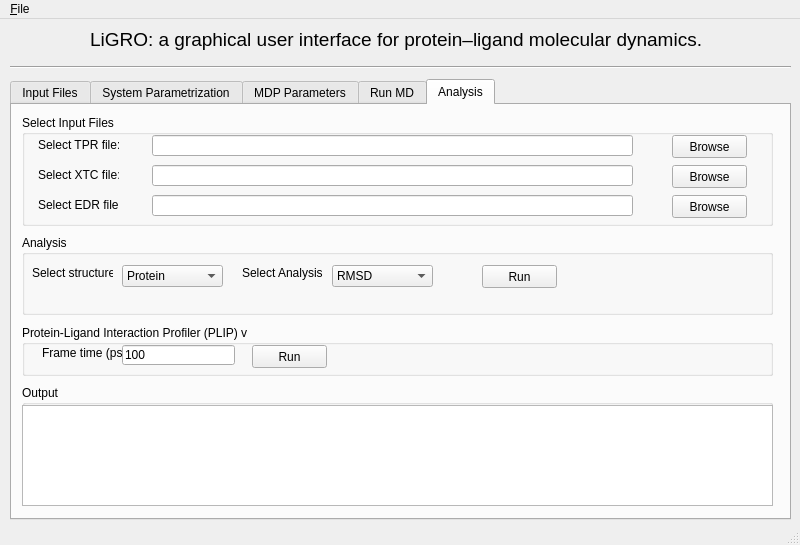
<?xml version="1.0" encoding="UTF-8"?>
<ui version="4.0">
 <class>MainWindo</class>
 <widget class="QMainWindow" name="MainWindo">
  <property name="geometry">
   <rect>
    <x>0</x>
    <y>0</y>
    <width>800</width>
    <height>545</height>
   </rect>
  </property>
  <property name="windowTitle">
   <string>LiGRO v.1.0</string>
  </property>
  <widget class="QWidget" name="centralwidget">
   <widget class="QTabWidget" name="tabWidget">
    <property name="geometry">
     <rect>
      <x>10</x>
      <y>60</y>
      <width>781</width>
      <height>441</height>
     </rect>
    </property>
    <property name="accessibleName">
     <string/>
    </property>
    <property name="currentIndex">
     <number>4</number>
    </property>
    <widget class="QWidget" name="tab">
     <attribute name="title">
      <string>Input Files</string>
     </attribute>
     <widget class="QGroupBox" name="groupBox_3">
      <property name="geometry">
       <rect>
        <x>20</x>
        <y>220</y>
        <width>711</width>
        <height>80</height>
       </rect>
      </property>
      <property name="title">
       <string>Select Ligand MOL2 File</string>
      </property>
      <widget class="QPushButton" name="browse_lig_mol2">
       <property name="geometry">
        <rect>
         <x>550</x>
         <y>40</y>
         <width>75</width>
         <height>23</height>
        </rect>
       </property>
       <property name="text">
        <string>Browse</string>
       </property>
      </widget>
      <widget class="QLineEdit" name="sel_lig_mol2">
       <property name="geometry">
        <rect>
         <x>30</x>
         <y>40</y>
         <width>481</width>
         <height>21</height>
        </rect>
       </property>
      </widget>
     </widget>
     <widget class="QGroupBox" name="groupBox_2">
      <property name="geometry">
       <rect>
        <x>20</x>
        <y>120</y>
        <width>711</width>
        <height>81</height>
       </rect>
      </property>
      <property name="title">
       <string>Select Cofactor MOL2 File</string>
      </property>
      <widget class="QPushButton" name="browse_cof_mol2">
       <property name="geometry">
        <rect>
         <x>550</x>
         <y>40</y>
         <width>75</width>
         <height>23</height>
        </rect>
       </property>
       <property name="text">
        <string>Browse</string>
       </property>
      </widget>
      <widget class="QLineEdit" name="sel_cof_mol2">
       <property name="geometry">
        <rect>
         <x>30</x>
         <y>40</y>
         <width>481</width>
         <height>21</height>
        </rect>
       </property>
      </widget>
     </widget>
     <widget class="QGroupBox" name="groupBox">
      <property name="geometry">
       <rect>
        <x>20</x>
        <y>30</y>
        <width>711</width>
        <height>80</height>
       </rect>
      </property>
      <property name="title">
       <string>Select PDB Files</string>
      </property>
      <widget class="QLineEdit" name="sel_pdb">
       <property name="geometry">
        <rect>
         <x>30</x>
         <y>40</y>
         <width>481</width>
         <height>21</height>
        </rect>
       </property>
      </widget>
      <widget class="QPushButton" name="browse_pdb">
       <property name="geometry">
        <rect>
         <x>550</x>
         <y>40</y>
         <width>75</width>
         <height>23</height>
        </rect>
       </property>
       <property name="text">
        <string>Browse</string>
       </property>
      </widget>
     </widget>
    </widget>
    <widget class="QWidget" name="tab_3">
     <attribute name="title">
      <string>System Parametrization</string>
     </attribute>
     <widget class="QGroupBox" name="groupBox_4">
      <property name="geometry">
       <rect>
        <x>10</x>
        <y>100</y>
        <width>731</width>
        <height>80</height>
       </rect>
      </property>
      <property name="title">
       <string>Ligand / Cofactor Parameters (ACPYPE)</string>
      </property>
      <widget class="QLabel" name="label_4">
       <property name="geometry">
        <rect>
         <x>10</x>
         <y>30</y>
         <width>81</width>
         <height>16</height>
        </rect>
       </property>
       <property name="layoutDirection">
        <enum>Qt::LeftToRight</enum>
       </property>
       <property name="text">
        <string>Charge Method:</string>
       </property>
      </widget>
      <widget class="QComboBox" name="csel_ch_met">
       <property name="geometry">
        <rect>
         <x>110</x>
         <y>30</y>
         <width>69</width>
         <height>22</height>
        </rect>
       </property>
       <item>
        <property name="text">
         <string>bcc</string>
        </property>
       </item>
       <item>
        <property name="text">
         <string>gas</string>
        </property>
       </item>
       <item>
        <property name="text">
         <string>user</string>
        </property>
       </item>
      </widget>
      <widget class="QLabel" name="label_5">
       <property name="geometry">
        <rect>
         <x>190</x>
         <y>30</y>
         <width>61</width>
         <height>16</height>
        </rect>
       </property>
       <property name="text">
        <string>Net Charge:</string>
       </property>
      </widget>
      <widget class="QSpinBox" name="sel_net_ch">
       <property name="geometry">
        <rect>
         <x>260</x>
         <y>30</y>
         <width>42</width>
         <height>22</height>
        </rect>
       </property>
      </widget>
      <widget class="QLabel" name="label_6">
       <property name="geometry">
        <rect>
         <x>320</x>
         <y>30</y>
         <width>61</width>
         <height>16</height>
        </rect>
       </property>
       <property name="text">
        <string>Atom type:</string>
       </property>
      </widget>
      <widget class="QComboBox" name="sel_at_type">
       <property name="geometry">
        <rect>
         <x>380</x>
         <y>30</y>
         <width>69</width>
         <height>22</height>
        </rect>
       </property>
       <item>
        <property name="text">
         <string>gaff</string>
        </property>
       </item>
       <item>
        <property name="text">
         <string>amber</string>
        </property>
       </item>
       <item>
        <property name="text">
         <string>gaff2</string>
        </property>
       </item>
       <item>
        <property name="text">
         <string>amber2</string>
        </property>
       </item>
      </widget>
      <widget class="QLabel" name="label_7">
       <property name="geometry">
        <rect>
         <x>470</x>
         <y>30</y>
         <width>61</width>
         <height>16</height>
        </rect>
       </property>
       <property name="text">
        <string>Multiplicity:</string>
       </property>
      </widget>
      <widget class="QSpinBox" name="sel_mult">
       <property name="geometry">
        <rect>
         <x>530</x>
         <y>30</y>
         <width>42</width>
         <height>22</height>
        </rect>
       </property>
       <property name="value">
        <number>1</number>
       </property>
      </widget>
     </widget>
     <widget class="QGroupBox" name="groupBox_7">
      <property name="geometry">
       <rect>
        <x>10</x>
        <y>10</y>
        <width>731</width>
        <height>80</height>
       </rect>
      </property>
      <property name="title">
       <string>Protein Parameters</string>
      </property>
      <widget class="QLabel" name="label_2">
       <property name="geometry">
        <rect>
         <x>10</x>
         <y>30</y>
         <width>101</width>
         <height>16</height>
        </rect>
       </property>
       <property name="text">
        <string>Select Force Field:</string>
       </property>
      </widget>
      <widget class="QComboBox" name="sel_ff">
       <property name="geometry">
        <rect>
         <x>110</x>
         <y>30</y>
         <width>111</width>
         <height>22</height>
        </rect>
       </property>
       <property name="accessibleName">
        <string/>
       </property>
       <property name="layoutDirection">
        <enum>Qt::LeftToRight</enum>
       </property>
       <property name="currentText">
        <string>AMBER03</string>
       </property>
       <item>
        <property name="text">
         <string>AMBER03</string>
        </property>
       </item>
       <item>
        <property name="text">
         <string>AMBER94</string>
        </property>
       </item>
       <item>
        <property name="text">
         <string>AMBER96</string>
        </property>
       </item>
       <item>
        <property name="text">
         <string>AMBER99</string>
        </property>
       </item>
       <item>
        <property name="text">
         <string>AMBER99SB</string>
        </property>
       </item>
       <item>
        <property name="text">
         <string>AMBER99SB-ILDN</string>
        </property>
       </item>
       <item>
        <property name="text">
         <string>AMBERGS</string>
        </property>
       </item>
       <item>
        <property name="text">
         <string>OPLS-AA/L</string>
        </property>
       </item>
      </widget>
      <widget class="QLabel" name="label_3">
       <property name="geometry">
        <rect>
         <x>320</x>
         <y>30</y>
         <width>47</width>
         <height>13</height>
        </rect>
       </property>
       <property name="text">
        <string>Metal:</string>
       </property>
      </widget>
      <widget class="QComboBox" name="sel_metal">
       <property name="geometry">
        <rect>
         <x>370</x>
         <y>30</y>
         <width>51</width>
         <height>22</height>
        </rect>
       </property>
       <item>
        <property name="text">
         <string>None</string>
        </property>
       </item>
       <item>
        <property name="text">
         <string>CA</string>
        </property>
       </item>
       <item>
        <property name="text">
         <string>FE</string>
        </property>
       </item>
       <item>
        <property name="text">
         <string>MG</string>
        </property>
       </item>
       <item>
        <property name="text">
         <string>ZN</string>
        </property>
       </item>
      </widget>
      <widget class="QCheckBox" name="ig_hyd">
       <property name="geometry">
        <rect>
         <x>520</x>
         <y>30</y>
         <width>151</width>
         <height>20</height>
        </rect>
       </property>
       <property name="text">
        <string>Ignore Hydrogen Atoms</string>
       </property>
       <property name="checked">
        <bool>true</bool>
       </property>
      </widget>
     </widget>
     <widget class="QGroupBox" name="groupBox_5">
      <property name="geometry">
       <rect>
        <x>10</x>
        <y>210</y>
        <width>731</width>
        <height>80</height>
       </rect>
      </property>
      <property name="title">
       <string>Solvate</string>
      </property>
      <widget class="QLabel" name="label_8">
       <property name="geometry">
        <rect>
         <x>10</x>
         <y>30</y>
         <width>101</width>
         <height>16</height>
        </rect>
       </property>
       <property name="text">
        <string>Select Water Model:</string>
       </property>
      </widget>
      <widget class="QComboBox" name="comboBox_5">
       <property name="geometry">
        <rect>
         <x>360</x>
         <y>30</y>
         <width>91</width>
         <height>22</height>
        </rect>
       </property>
       <item>
        <property name="text">
         <string>triclinic</string>
        </property>
       </item>
       <item>
        <property name="text">
         <string>cubic</string>
        </property>
       </item>
       <item>
        <property name="text">
         <string>dodecahedron</string>
        </property>
       </item>
       <item>
        <property name="text">
         <string>octahedron</string>
        </property>
       </item>
      </widget>
      <widget class="QLabel" name="sel_box">
       <property name="geometry">
        <rect>
         <x>270</x>
         <y>30</y>
         <width>91</width>
         <height>16</height>
        </rect>
       </property>
       <property name="text">
        <string>Select Box Type:</string>
       </property>
      </widget>
      <widget class="QComboBox" name="sel_water">
       <property name="geometry">
        <rect>
         <x>110</x>
         <y>30</y>
         <width>69</width>
         <height>22</height>
        </rect>
       </property>
       <item>
        <property name="text">
         <string>spc</string>
        </property>
       </item>
       <item>
        <property name="text">
         <string>spce</string>
        </property>
       </item>
       <item>
        <property name="text">
         <string>tip3p</string>
        </property>
       </item>
      </widget>
      <widget class="QLabel" name="label_10">
       <property name="geometry">
        <rect>
         <x>530</x>
         <y>30</y>
         <width>47</width>
         <height>13</height>
        </rect>
       </property>
       <property name="text">
        <string>Distance:</string>
       </property>
      </widget>
      <widget class="QDoubleSpinBox" name="sel_dist">
       <property name="geometry">
        <rect>
         <x>590</x>
         <y>30</y>
         <width>62</width>
         <height>22</height>
        </rect>
       </property>
       <property name="locale">
        <locale language="English" country="UnitedStates"/>
       </property>
       <property name="singleStep">
        <double>0.010000000000000</double>
       </property>
       <property name="value">
        <double>1.000000000000000</double>
       </property>
      </widget>
     </widget>
     <widget class="QGroupBox" name="groupBox_6">
      <property name="geometry">
       <rect>
        <x>10</x>
        <y>310</y>
        <width>731</width>
        <height>80</height>
       </rect>
      </property>
      <property name="title">
       <string>Neutralization / Ionize</string>
      </property>
      <widget class="QComboBox" name="sel_ioniz">
       <property name="geometry">
        <rect>
         <x>10</x>
         <y>30</y>
         <width>141</width>
         <height>22</height>
        </rect>
       </property>
       <item>
        <property name="text">
         <string>Concentration (mol/liter)</string>
        </property>
       </item>
       <item>
        <property name="text">
         <string>Na (Number)</string>
        </property>
       </item>
       <item>
        <property name="text">
         <string>Cl (Number)</string>
        </property>
       </item>
      </widget>
      <widget class="QDoubleSpinBox" name="sel_conc">
       <property name="geometry">
        <rect>
         <x>170</x>
         <y>30</y>
         <width>62</width>
         <height>22</height>
        </rect>
       </property>
       <property name="locale">
        <locale language="English" country="UnitedStates"/>
       </property>
       <property name="value">
        <double>0.150000000000000</double>
       </property>
      </widget>
     </widget>
    </widget>
    <widget class="QWidget" name="tab_4">
     <attribute name="title">
      <string>MDP Parameters</string>
     </attribute>
     <widget class="QGroupBox" name="groupBox_8">
      <property name="geometry">
       <rect>
        <x>10</x>
        <y>20</y>
        <width>241</width>
        <height>80</height>
       </rect>
      </property>
      <property name="title">
       <string>General Options</string>
      </property>
      <widget class="QLabel" name="label_11">
       <property name="geometry">
        <rect>
         <x>10</x>
         <y>20</y>
         <width>151</width>
         <height>16</height>
        </rect>
       </property>
       <property name="text">
        <string>Time step for integration (ps):</string>
       </property>
      </widget>
      <widget class="QLabel" name="label_12">
       <property name="geometry">
        <rect>
         <x>10</x>
         <y>50</y>
         <width>91</width>
         <height>16</height>
        </rect>
       </property>
       <property name="text">
        <string>Temperature (K):</string>
       </property>
      </widget>
      <widget class="QDoubleSpinBox" name="sel_int_step">
       <property name="geometry">
        <rect>
         <x>160</x>
         <y>20</y>
         <width>62</width>
         <height>22</height>
        </rect>
       </property>
       <property name="locale">
        <locale language="English" country="UnitedStates"/>
       </property>
       <property name="decimals">
        <number>3</number>
       </property>
       <property name="singleStep">
        <double>0.001000000000000</double>
       </property>
       <property name="value">
        <double>0.002000000000000</double>
       </property>
      </widget>
      <widget class="QDoubleSpinBox" name="sel_temp">
       <property name="geometry">
        <rect>
         <x>160</x>
         <y>50</y>
         <width>62</width>
         <height>22</height>
        </rect>
       </property>
       <property name="locale">
        <locale language="English" country="UnitedStates"/>
       </property>
       <property name="decimals">
        <number>2</number>
       </property>
       <property name="maximum">
        <double>400.000000000000000</double>
       </property>
       <property name="value">
        <double>310.149999999999977</double>
       </property>
      </widget>
     </widget>
     <widget class="QGroupBox" name="groupBox_11">
      <property name="geometry">
       <rect>
        <x>410</x>
        <y>20</y>
        <width>131</width>
        <height>80</height>
       </rect>
      </property>
      <property name="title">
       <string>NVT</string>
      </property>
      <widget class="QSpinBox" name="sel_nvt_step">
       <property name="geometry">
        <rect>
         <x>50</x>
         <y>30</y>
         <width>71</width>
         <height>22</height>
        </rect>
       </property>
       <property name="minimum">
        <number>100</number>
       </property>
       <property name="maximum">
        <number>999999999</number>
       </property>
       <property name="singleStep">
        <number>1000</number>
       </property>
       <property name="value">
        <number>5000000</number>
       </property>
      </widget>
      <widget class="QLabel" name="label_14">
       <property name="geometry">
        <rect>
         <x>10</x>
         <y>30</y>
         <width>47</width>
         <height>13</height>
        </rect>
       </property>
       <property name="text">
        <string>Steps:</string>
       </property>
      </widget>
     </widget>
     <widget class="QGroupBox" name="groupBox_12">
      <property name="geometry">
       <rect>
        <x>569</x>
        <y>20</y>
        <width>141</width>
        <height>80</height>
       </rect>
      </property>
      <property name="title">
       <string>NPT</string>
      </property>
      <widget class="QLabel" name="label_15">
       <property name="geometry">
        <rect>
         <x>10</x>
         <y>30</y>
         <width>47</width>
         <height>13</height>
        </rect>
       </property>
       <property name="text">
        <string>Steps:</string>
       </property>
      </widget>
      <widget class="QSpinBox" name="sel_npt_step">
       <property name="geometry">
        <rect>
         <x>50</x>
         <y>30</y>
         <width>71</width>
         <height>22</height>
        </rect>
       </property>
       <property name="minimum">
        <number>100</number>
       </property>
       <property name="maximum">
        <number>999999999</number>
       </property>
       <property name="singleStep">
        <number>1000</number>
       </property>
       <property name="value">
        <number>5000000</number>
       </property>
      </widget>
     </widget>
     <widget class="QGroupBox" name="groupBox_13">
      <property name="geometry">
       <rect>
        <x>10</x>
        <y>120</y>
        <width>141</width>
        <height>80</height>
       </rect>
      </property>
      <property name="title">
       <string>Molecular Dynamics</string>
      </property>
      <widget class="QLabel" name="label_16">
       <property name="geometry">
        <rect>
         <x>20</x>
         <y>30</y>
         <width>47</width>
         <height>13</height>
        </rect>
       </property>
       <property name="text">
        <string>Steps:</string>
       </property>
      </widget>
      <widget class="QSpinBox" name="sel_md_step">
       <property name="geometry">
        <rect>
         <x>60</x>
         <y>30</y>
         <width>71</width>
         <height>22</height>
        </rect>
       </property>
       <property name="minimum">
        <number>100</number>
       </property>
       <property name="maximum">
        <number>999999999</number>
       </property>
       <property name="singleStep">
        <number>1000</number>
       </property>
       <property name="value">
        <number>50000000</number>
       </property>
      </widget>
     </widget>
     <widget class="QGroupBox" name="groupBox_10">
      <property name="geometry">
       <rect>
        <x>270</x>
        <y>20</y>
        <width>131</width>
        <height>80</height>
       </rect>
      </property>
      <property name="title">
       <string>Minimization</string>
      </property>
      <widget class="QLabel" name="label_13">
       <property name="geometry">
        <rect>
         <x>10</x>
         <y>20</y>
         <width>47</width>
         <height>13</height>
        </rect>
       </property>
       <property name="text">
        <string>Steps:</string>
       </property>
      </widget>
      <widget class="QSpinBox" name="sel_min_step">
       <property name="geometry">
        <rect>
         <x>50</x>
         <y>20</y>
         <width>61</width>
         <height>22</height>
        </rect>
       </property>
       <property name="minimum">
        <number>100</number>
       </property>
       <property name="maximum">
        <number>999999999</number>
       </property>
       <property name="singleStep">
        <number>100</number>
       </property>
       <property name="value">
        <number>1000</number>
       </property>
      </widget>
      <widget class="QComboBox" name="sel_min_alg">
       <property name="geometry">
        <rect>
         <x>8</x>
         <y>50</y>
         <width>101</width>
         <height>22</height>
        </rect>
       </property>
       <item>
        <property name="text">
         <string>SD Algorithm</string>
        </property>
       </item>
       <item>
        <property name="text">
         <string>SD + CG</string>
        </property>
       </item>
      </widget>
     </widget>
    </widget>
    <widget class="QWidget" name="tab_5">
     <attribute name="title">
      <string>Run MD</string>
     </attribute>
     <widget class="QGroupBox" name="groupBox_9">
      <property name="geometry">
       <rect>
        <x>10</x>
        <y>20</y>
        <width>761</width>
        <height>80</height>
       </rect>
      </property>
      <property name="title">
       <string>Options</string>
      </property>
      <widget class="QLabel" name="label_17">
       <property name="geometry">
        <rect>
         <x>10</x>
         <y>20</y>
         <width>71</width>
         <height>16</height>
        </rect>
       </property>
       <property name="text">
        <string>Project Name:</string>
       </property>
      </widget>
      <widget class="QLineEdit" name="sel_proj_name">
       <property name="geometry">
        <rect>
         <x>90</x>
         <y>20</y>
         <width>181</width>
         <height>20</height>
        </rect>
       </property>
      </widget>
      <widget class="QLineEdit" name="sel_sav_direc">
       <property name="geometry">
        <rect>
         <x>370</x>
         <y>20</y>
         <width>361</width>
         <height>20</height>
        </rect>
       </property>
      </widget>
      <widget class="QLabel" name="label_18">
       <property name="geometry">
        <rect>
         <x>290</x>
         <y>20</y>
         <width>81</width>
         <height>16</height>
        </rect>
       </property>
       <property name="text">
        <string>Save Directory:</string>
       </property>
      </widget>
      <widget class="QCheckBox" name="sel_exp_fol">
       <property name="geometry">
        <rect>
         <x>10</x>
         <y>50</y>
         <width>111</width>
         <height>17</height>
        </rect>
       </property>
       <property name="text">
        <string>Explain MD folder</string>
       </property>
       <property name="checked">
        <bool>false</bool>
       </property>
      </widget>
      <widget class="QPushButton" name="save_tpr">
       <property name="geometry">
        <rect>
         <x>290</x>
         <y>50</y>
         <width>75</width>
         <height>23</height>
        </rect>
       </property>
       <property name="text">
        <string>Save TPR File</string>
       </property>
      </widget>
      <widget class="QPushButton" name="run_md">
       <property name="geometry">
        <rect>
         <x>660</x>
         <y>50</y>
         <width>75</width>
         <height>23</height>
        </rect>
       </property>
       <property name="text">
        <string>Run Dynamics</string>
       </property>
      </widget>
     </widget>
     <widget class="QGroupBox" name="groupBox_14">
      <property name="geometry">
       <rect>
        <x>10</x>
        <y>110</y>
        <width>281</width>
        <height>80</height>
       </rect>
      </property>
      <property name="title">
       <string>LIE Energy Calculation</string>
      </property>
      <widget class="QLabel" name="label_19">
       <property name="geometry">
        <rect>
         <x>10</x>
         <y>30</y>
         <width>61</width>
         <height>16</height>
        </rect>
       </property>
       <property name="text">
        <string>DG (kJ/mol)</string>
       </property>
      </widget>
      <widget class="QLineEdit" name="lie_val">
       <property name="geometry">
        <rect>
         <x>90</x>
         <y>30</y>
         <width>61</width>
         <height>20</height>
        </rect>
       </property>
       <property name="text">
        <string>Empty</string>
       </property>
      </widget>
      <widget class="QPushButton" name="run_lie">
       <property name="geometry">
        <rect>
         <x>160</x>
         <y>30</y>
         <width>111</width>
         <height>23</height>
        </rect>
       </property>
       <property name="text">
        <string>Run LIE Calculation</string>
       </property>
      </widget>
     </widget>
     <widget class="QGroupBox" name="groupBox_15">
      <property name="geometry">
       <rect>
        <x>300</x>
        <y>110</y>
        <width>471</width>
        <height>80</height>
       </rect>
      </property>
      <property name="title">
       <string>Backup (Only MD)</string>
      </property>
      <widget class="QPushButton" name="sel_bkp_fol">
       <property name="geometry">
        <rect>
         <x>370</x>
         <y>30</y>
         <width>75</width>
         <height>23</height>
        </rect>
       </property>
       <property name="text">
        <string>Browse</string>
       </property>
      </widget>
      <widget class="QLineEdit" name="bkp_fold">
       <property name="geometry">
        <rect>
         <x>10</x>
         <y>30</y>
         <width>341</width>
         <height>21</height>
        </rect>
       </property>
       <property name="text">
        <string>No select folder</string>
       </property>
      </widget>
     </widget>
     <widget class="QGroupBox" name="groupBox_16">
      <property name="geometry">
       <rect>
        <x>10</x>
        <y>200</y>
        <width>761</width>
        <height>201</height>
       </rect>
      </property>
      <property name="title">
       <string>Output</string>
      </property>
      <widget class="QPlainTextEdit" name="md_out">
       <property name="geometry">
        <rect>
         <x>0</x>
         <y>20</y>
         <width>761</width>
         <height>171</height>
        </rect>
       </property>
      </widget>
     </widget>
    </widget>
    <widget class="QWidget" name="tab_2">
     <attribute name="title">
      <string>Analysis</string>
     </attribute>
     <widget class="QGroupBox" name="groupBox_17">
      <property name="geometry">
       <rect>
        <x>10</x>
        <y>10</y>
        <width>751</width>
        <height>111</height>
       </rect>
      </property>
      <property name="title">
       <string>Select Input Files</string>
      </property>
      <widget class="QLineEdit" name="sel_tpr">
       <property name="geometry">
        <rect>
         <x>130</x>
         <y>20</y>
         <width>481</width>
         <height>21</height>
        </rect>
       </property>
      </widget>
      <widget class="QPushButton" name="browse_tpr">
       <property name="geometry">
        <rect>
         <x>650</x>
         <y>20</y>
         <width>75</width>
         <height>23</height>
        </rect>
       </property>
       <property name="text">
        <string>Browse</string>
       </property>
      </widget>
      <widget class="QPushButton" name="browse_xtc">
       <property name="geometry">
        <rect>
         <x>650</x>
         <y>50</y>
         <width>75</width>
         <height>23</height>
        </rect>
       </property>
       <property name="text">
        <string>Browse</string>
       </property>
      </widget>
      <widget class="QLineEdit" name="sel_xtc">
       <property name="geometry">
        <rect>
         <x>130</x>
         <y>50</y>
         <width>481</width>
         <height>21</height>
        </rect>
       </property>
      </widget>
      <widget class="QLineEdit" name="sel_edr">
       <property name="geometry">
        <rect>
         <x>130</x>
         <y>80</y>
         <width>481</width>
         <height>21</height>
        </rect>
       </property>
      </widget>
      <widget class="QPushButton" name="browse_edr">
       <property name="geometry">
        <rect>
         <x>650</x>
         <y>80</y>
         <width>75</width>
         <height>23</height>
        </rect>
       </property>
       <property name="text">
        <string>Browse</string>
       </property>
      </widget>
      <widget class="QLabel" name="label_20">
       <property name="geometry">
        <rect>
         <x>16</x>
         <y>20</y>
         <width>81</width>
         <height>20</height>
        </rect>
       </property>
       <property name="text">
        <string>Select TPR file:</string>
       </property>
      </widget>
      <widget class="QLabel" name="label_21">
       <property name="geometry">
        <rect>
         <x>16</x>
         <y>50</y>
         <width>81</width>
         <height>20</height>
        </rect>
       </property>
       <property name="text">
        <string>Select XTC file:</string>
       </property>
      </widget>
      <widget class="QLabel" name="label_22">
       <property name="geometry">
        <rect>
         <x>16</x>
         <y>80</y>
         <width>81</width>
         <height>20</height>
        </rect>
       </property>
       <property name="text">
        <string>Select EDR file:</string>
       </property>
      </widget>
     </widget>
     <widget class="QGroupBox" name="groupBox_18">
      <property name="geometry">
       <rect>
        <x>10</x>
        <y>130</y>
        <width>751</width>
        <height>80</height>
       </rect>
      </property>
      <property name="title">
       <string>Analysis</string>
      </property>
      <widget class="QLabel" name="label_23">
       <property name="geometry">
        <rect>
         <x>10</x>
         <y>30</y>
         <width>81</width>
         <height>16</height>
        </rect>
       </property>
       <property name="text">
        <string>Select structure:</string>
       </property>
      </widget>
      <widget class="QComboBox" name="sel_struc">
       <property name="geometry">
        <rect>
         <x>100</x>
         <y>30</y>
         <width>101</width>
         <height>22</height>
        </rect>
       </property>
       <item>
        <property name="text">
         <string>Protein</string>
        </property>
       </item>
       <item>
        <property name="text">
         <string>Protein-H</string>
        </property>
       </item>
       <item>
        <property name="text">
         <string>C-alpha</string>
        </property>
       </item>
       <item>
        <property name="text">
         <string>Backbone</string>
        </property>
       </item>
       <item>
        <property name="text">
         <string>LIG</string>
        </property>
       </item>
      </widget>
      <widget class="QLabel" name="label_24">
       <property name="geometry">
        <rect>
         <x>220</x>
         <y>30</y>
         <width>81</width>
         <height>16</height>
        </rect>
       </property>
       <property name="text">
        <string>Select Analysis:</string>
       </property>
      </widget>
      <widget class="QComboBox" name="sel_analy">
       <property name="geometry">
        <rect>
         <x>310</x>
         <y>30</y>
         <width>101</width>
         <height>22</height>
        </rect>
       </property>
       <item>
        <property name="text">
         <string>RMSD</string>
        </property>
       </item>
       <item>
        <property name="text">
         <string>RMSF</string>
        </property>
       </item>
       <item>
        <property name="text">
         <string>RG</string>
        </property>
       </item>
       <item>
        <property name="text">
         <string>MSD</string>
        </property>
       </item>
       <item>
        <property name="text">
         <string>H_bond</string>
        </property>
       </item>
       <item>
        <property name="text">
         <string>LJSR-CoulSR IE</string>
        </property>
       </item>
      </widget>
      <widget class="QPushButton" name="run_analy">
       <property name="geometry">
        <rect>
         <x>460</x>
         <y>30</y>
         <width>75</width>
         <height>23</height>
        </rect>
       </property>
       <property name="text">
        <string>Run</string>
       </property>
      </widget>
     </widget>
     <widget class="QGroupBox" name="groupBox_19">
      <property name="geometry">
       <rect>
        <x>10</x>
        <y>220</y>
        <width>751</width>
        <height>51</height>
       </rect>
      </property>
      <property name="title">
       <string>Protein-Ligand Interaction Profiler (PLIP) v</string>
      </property>
      <widget class="QLabel" name="label_25">
       <property name="geometry">
        <rect>
         <x>20</x>
         <y>20</y>
         <width>81</width>
         <height>16</height>
        </rect>
       </property>
       <property name="text">
        <string>Frame time (ps):</string>
       </property>
      </widget>
      <widget class="QLineEdit" name="sel_plip_time">
       <property name="geometry">
        <rect>
         <x>100</x>
         <y>20</y>
         <width>113</width>
         <height>20</height>
        </rect>
       </property>
       <property name="text">
        <string>100</string>
       </property>
      </widget>
      <widget class="QPushButton" name="run_plip">
       <property name="geometry">
        <rect>
         <x>230</x>
         <y>20</y>
         <width>75</width>
         <height>23</height>
        </rect>
       </property>
       <property name="text">
        <string>Run</string>
       </property>
      </widget>
     </widget>
     <widget class="QGroupBox" name="groupBox_20">
      <property name="geometry">
       <rect>
        <x>10</x>
        <y>280</y>
        <width>751</width>
        <height>121</height>
       </rect>
      </property>
      <property name="title">
       <string>Output</string>
      </property>
      <widget class="QPlainTextEdit" name="analy_out">
       <property name="geometry">
        <rect>
         <x>0</x>
         <y>20</y>
         <width>751</width>
         <height>101</height>
        </rect>
       </property>
      </widget>
     </widget>
    </widget>
   </widget>
   <widget class="QLabel" name="label">
    <property name="geometry">
     <rect>
      <x>90</x>
      <y>10</y>
      <width>631</width>
      <height>21</height>
     </rect>
    </property>
    <property name="font">
     <font>
      <pointsize>14</pointsize>
     </font>
    </property>
    <property name="text">
     <string>LiGRO: a graphical user interface for protein–ligand molecular dynamics.</string>
    </property>
   </widget>
   <widget class="Line" name="line">
    <property name="geometry">
     <rect>
      <x>10</x>
      <y>40</y>
      <width>781</width>
      <height>16</height>
     </rect>
    </property>
    <property name="orientation">
     <enum>Qt::Horizontal</enum>
    </property>
   </widget>
  </widget>
  <widget class="QMenuBar" name="menubar">
   <property name="geometry">
    <rect>
     <x>0</x>
     <y>0</y>
     <width>800</width>
     <height>21</height>
    </rect>
   </property>
   <widget class="QMenu" name="menu_Help">
    <property name="title">
     <string>&amp;File</string>
    </property>
    <widget class="QMenu" name="menuHelp">
     <property name="title">
      <string>Help</string>
     </property>
     <addaction name="actionAbout"/>
     <addaction name="actionHelp_2"/>
    </widget>
    <addaction name="actionExit"/>
    <addaction name="menuHelp"/>
   </widget>
   <addaction name="menu_Help"/>
  </widget>
  <widget class="QStatusBar" name="statusbar"/>
  <action name="actionExit">
   <property name="text">
    <string>Exit</string>
   </property>
  </action>
  <action name="actionAbout">
   <property name="text">
    <string>About</string>
   </property>
  </action>
  <action name="actionHelp_2">
   <property name="text">
    <string>Help</string>
   </property>
  </action>
 </widget>
 <resources/>
 <connections/>
</ui>
